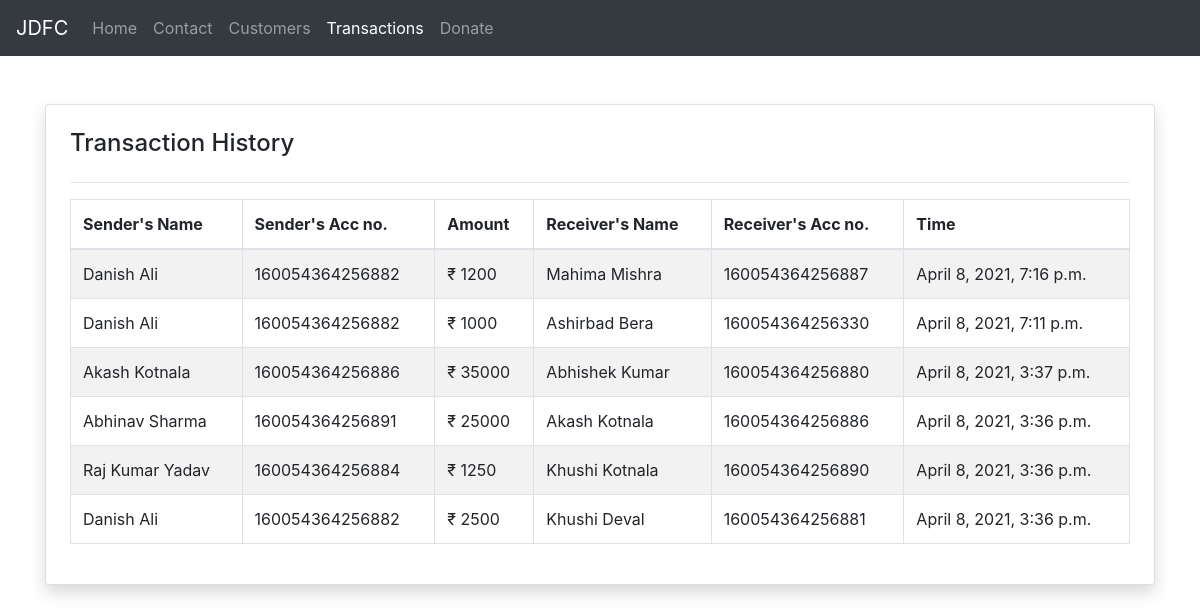
Before: /history/ with the older database file.
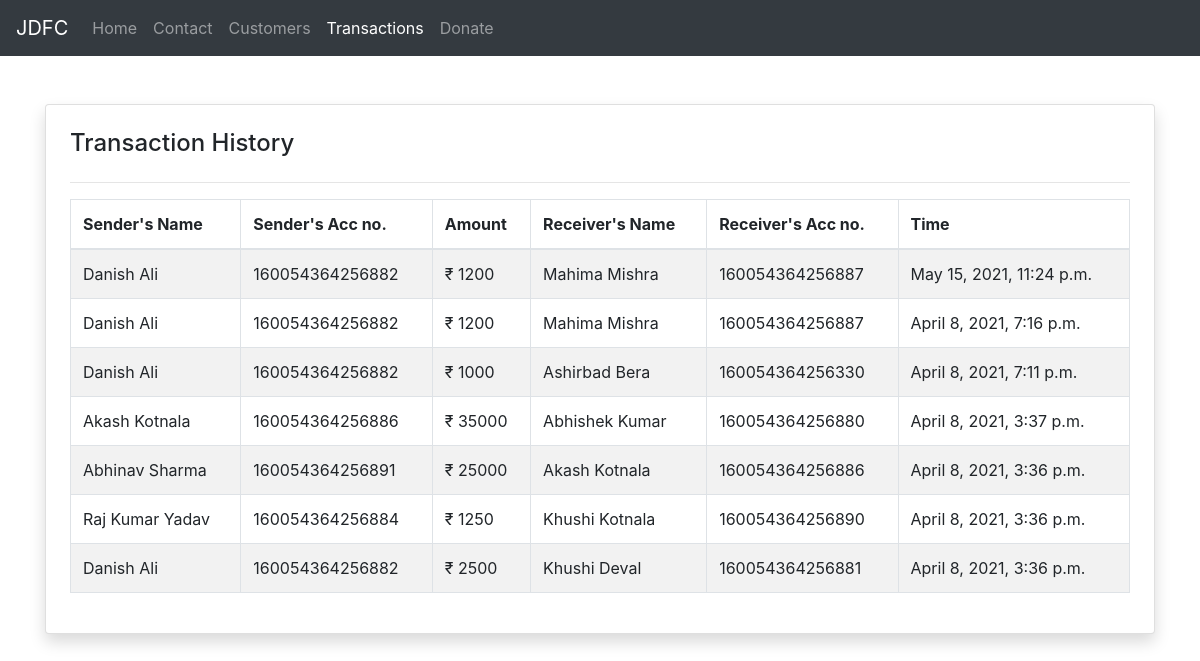
After: the same page with the newer database file.
### home/models.py (models this page shows, shortened)
class Transaction(models.Model):
    source_name = models.CharField(max_length=122)
    source_acc_no = models.CharField(max_length=122)
    money_transfer = models.IntegerField()
    destination_name = models.CharField(max_length=122)
    destination_acc_no = models.CharField(max_length=122)
    date = models.DateTimeField(auto_now_add=True, null=True)

### home/views.py (the view)
# urls.py: path('history/', views.history, name='history'),
def history(request):
    details = Transaction.objects.all().order_by('-date')
    context = {"details" : details}
    return render(request, 'transaction.html', context)

### templates/transaction.html (shortened to what this page needs)
{% extends 'base.html' %}
{% block  historyactive %}active{% endblock historyactive %}
{% block body %}
<div class="container">
    <div class="card shadow p-4 my-5 bg-body rounded" style="overflow: auto;">
        <h4>Transaction History</h4>
        <hr>
        <table class="table table-bordered table-striped">
            <thead>
                <tr>
                    <th>Sender's Name</th>
                    <th>Sender's Acc no.</th>
                    <th>Amount</th>
                    <th>Receiver's Name</th>
                    <th>Receiver's Acc no.</th>
                    <th>Time</th>
                </tr>
            </thead>
            <tbody>
                {% for detail in details %}
                <tr>
                    <td>{{detail.source_name}}</td>
                    <td>{{detail.source_acc_no}}</td>
                    <td>&#8377 {{detail.money_transfer}}</td>
                    <td>{{detail.destination_name}}</td>
                    <td>{{detail.destination_acc_no}}</td>
                    <td>{{detail.date}}</td>
                </tr>
                {% endfor %}
            </tbody>
        </table>
    </div>
</div>
{% endblock %}

Changed rows visible on the page:
added Transaction: source_name "Danish Ali", source_acc_no "160054364256882", money_transfer "1200", destination_name "Mahima Mishra", destination_acc_no "160054364256887", date "May 15, 2021, 11:24 p.m."
